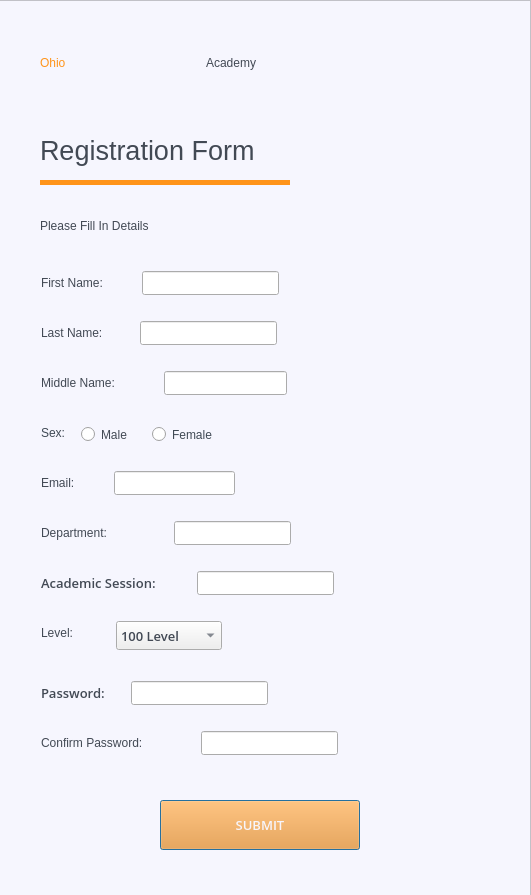
<?xml version="1.0" encoding="UTF-8"?>
<ui version="4.0">
 <class>Dialog</class>
 <widget class="QDialog" name="Dialog">
  <property name="geometry">
   <rect>
    <x>0</x>
    <y>0</y>
    <width>531</width>
    <height>895</height>
   </rect>
  </property>
  <property name="minimumSize">
   <size>
    <width>531</width>
    <height>895</height>
   </size>
  </property>
  <property name="maximumSize">
   <size>
    <width>531</width>
    <height>895</height>
   </size>
  </property>
  <property name="windowTitle">
   <string>Dialog</string>
  </property>
  <widget class="QFrame" name="frame">
   <property name="geometry">
    <rect>
     <x>-10</x>
     <y>0</y>
     <width>541</width>
     <height>901</height>
    </rect>
   </property>
   <property name="styleSheet">
    <string notr="true">
QWidget#frame{background-color: #f7f7f7ff;}</string>
   </property>
   <property name="frameShape">
    <enum>QFrame::StyledPanel</enum>
   </property>
   <property name="frameShadow">
    <enum>QFrame::Raised</enum>
   </property>
   <widget class="QLabel" name="label_3">
    <property name="geometry">
     <rect>
      <x>50</x>
      <y>110</y>
      <width>331</width>
      <height>81</height>
     </rect>
    </property>
    <property name="font">
     <font>
      <family>MS Shell Dlg 2</family>
      <pointsize>20</pointsize>
      <weight>50</weight>
      <italic>false</italic>
      <bold>false</bold>
     </font>
    </property>
    <property name="styleSheet">
     <string notr="true">color: rgb(66,73,84);
border-bottom-color: lineargradient(spread:pad, x1:0, y1:0, x2:1, y2:1, stop:1 rgba(246, 175, 63, 255));

font: 20pt &quot;MS Shell Dlg 2&quot;;</string>
    </property>
    <property name="text">
     <string>Registration Form</string>
    </property>
   </widget>
   <widget class="QLabel" name="label_4">
    <property name="geometry">
     <rect>
      <x>50</x>
      <y>180</y>
      <width>250</width>
      <height>5</height>
     </rect>
    </property>
    <property name="styleSheet">
     <string notr="true">background-color: rgb(255, 148, 26)</string>
    </property>
    <property name="text">
     <string/>
    </property>
   </widget>
   <widget class="QLabel" name="label_5">
    <property name="geometry">
     <rect>
      <x>50</x>
      <y>210</y>
      <width>181</width>
      <height>31</height>
     </rect>
    </property>
    <property name="styleSheet">
     <string notr="true">color: rgb(66,73,84);
font: 63 11pt &quot;Open Sans Semibold&quot;;
</string>
    </property>
    <property name="text">
     <string>Please Fill In Details</string>
    </property>
   </widget>
   <widget class="QPushButton" name="regbtn_sub">
    <property name="geometry">
     <rect>
      <x>170</x>
      <y>800</y>
      <width>200</width>
      <height>50</height>
     </rect>
    </property>
    <property name="styleSheet">
     <string notr="true">background-color: rgb(255, 148, 26);
color: #f7f7f7ff;
font: 10pt Open Sans Semibold;</string>
    </property>
    <property name="text">
     <string>SUBMIT</string>
    </property>
   </widget>
   <widget class="QWidget" name="layoutWidget">
    <property name="geometry">
     <rect>
      <x>50</x>
      <y>30</y>
      <width>325</width>
      <height>66</height>
     </rect>
    </property>
    <layout class="QHBoxLayout" name="horizontalLayout">
     <item>
      <widget class="QLabel" name="label_2">
       <property name="styleSheet">
        <string notr="true">font: 63 28pt &quot;Open Sans Semibold&quot;;
color: rgb(255,148,26)</string>
       </property>
       <property name="text">
        <string>Ohio</string>
       </property>
      </widget>
     </item>
     <item>
      <widget class="QLabel" name="label">
       <property name="styleSheet">
        <string notr="true">color: rgb(66,73,84);
font: 63 28pt &quot;Open Sans Semibold&quot;;</string>
       </property>
       <property name="text">
        <string>Academy</string>
       </property>
      </widget>
     </item>
    </layout>
   </widget>
   <widget class="QLabel" name="label_6">
    <property name="geometry">
     <rect>
      <x>51</x>
      <y>271</y>
      <width>94</width>
      <height>23</height>
     </rect>
    </property>
    <property name="styleSheet">
     <string notr="true">color: rgb(66, 73, 84);
font: 63 10pt &quot;Open Sans Semibold&quot;;</string>
    </property>
    <property name="text">
     <string>First Name:</string>
    </property>
   </widget>
   <widget class="QLineEdit" name="firstname_in">
    <property name="geometry">
     <rect>
      <x>152</x>
      <y>271</y>
      <width>137</width>
      <height>24</height>
     </rect>
    </property>
    <property name="maximumSize">
     <size>
      <width>600</width>
      <height>16777215</height>
     </size>
    </property>
    <property name="text">
     <string/>
    </property>
   </widget>
   <widget class="QLineEdit" name="lastname_in">
    <property name="geometry">
     <rect>
      <x>150</x>
      <y>321</y>
      <width>137</width>
      <height>24</height>
     </rect>
    </property>
   </widget>
   <widget class="QLabel" name="label_7">
    <property name="geometry">
     <rect>
      <x>51</x>
      <y>321</y>
      <width>92</width>
      <height>23</height>
     </rect>
    </property>
    <property name="styleSheet">
     <string notr="true">font: 63 10pt &quot;Open Sans Semibold&quot;;
color: rgb(66, 73, 84)</string>
    </property>
    <property name="text">
     <string>Last Name:</string>
    </property>
   </widget>
   <widget class="QLineEdit" name="middlename_in">
    <property name="geometry">
     <rect>
      <x>174</x>
      <y>371</y>
      <width>123</width>
      <height>24</height>
     </rect>
    </property>
   </widget>
   <widget class="QLabel" name="label_8">
    <property name="geometry">
     <rect>
      <x>51</x>
      <y>371</y>
      <width>116</width>
      <height>23</height>
     </rect>
    </property>
    <property name="styleSheet">
     <string notr="true">color: rgb(66, 73, 84);
font: 63 10pt &quot;Open Sans Semibold&quot;;
</string>
    </property>
    <property name="text">
     <string>Middle Name:</string>
    </property>
   </widget>
   <widget class="QLabel" name="label_9">
    <property name="geometry">
     <rect>
      <x>51</x>
      <y>421</y>
      <width>33</width>
      <height>23</height>
     </rect>
    </property>
    <property name="styleSheet">
     <string notr="true">font: 63 10pt &quot;Open Sans Semibold&quot;;
color: rgb(63, 73, 84);</string>
    </property>
    <property name="text">
     <string>Sex:</string>
    </property>
   </widget>
   <widget class="QRadioButton" name="female_radio">
    <property name="geometry">
     <rect>
      <x>162</x>
      <y>421</y>
      <width>87</width>
      <height>27</height>
     </rect>
    </property>
    <property name="styleSheet">
     <string notr="true">color: rgb(63, 73, 84);

font: 63 10pt &quot;Open Sans Semibold&quot;;</string>
    </property>
    <property name="text">
     <string>Female</string>
    </property>
   </widget>
   <widget class="QRadioButton" name="male_radio">
    <property name="geometry">
     <rect>
      <x>91</x>
      <y>423</y>
      <width>64</width>
      <height>23</height>
     </rect>
    </property>
    <property name="styleSheet">
     <string notr="true">border-color: rgb(66, 73, 84);
color:rgb(66, 73, 84);
font: 63 10pt &quot;Open Sans Semibold&quot;;</string>
    </property>
    <property name="text">
     <string>Male</string>
    </property>
   </widget>
   <widget class="QLabel" name="label_10">
    <property name="geometry">
     <rect>
      <x>51</x>
      <y>471</y>
      <width>66</width>
      <height>23</height>
     </rect>
    </property>
    <property name="styleSheet">
     <string notr="true">font: 63 10pt &quot;Open Sans Semibold&quot;;
color: rgb(66, 73, 84);</string>
    </property>
    <property name="text">
     <string>Email:    </string>
    </property>
   </widget>
   <widget class="QLineEdit" name="email_in">
    <property name="geometry">
     <rect>
      <x>124</x>
      <y>471</y>
      <width>121</width>
      <height>24</height>
     </rect>
    </property>
   </widget>
   <widget class="QLineEdit" name="department_in">
    <property name="geometry">
     <rect>
      <x>184</x>
      <y>521</y>
      <width>117</width>
      <height>24</height>
     </rect>
    </property>
   </widget>
   <widget class="QLabel" name="label_11">
    <property name="geometry">
     <rect>
      <x>51</x>
      <y>521</y>
      <width>126</width>
      <height>23</height>
     </rect>
    </property>
    <property name="styleSheet">
     <string notr="true">font: 63 10pt &quot;Open Sans Semibold&quot;;
color: rgb(66, 73, 84);
</string>
    </property>
    <property name="text">
     <string>Department:     </string>
    </property>
   </widget>
   <widget class="QLabel" name="label_12">
    <property name="geometry">
     <rect>
      <x>51</x>
      <y>571</y>
      <width>149</width>
      <height>23</height>
     </rect>
    </property>
    <property name="styleSheet">
     <string notr="true">color: rgb(66, 73, 84);
font: 10pt Open Sans Semibold;</string>
    </property>
    <property name="text">
     <string>Academic Session:</string>
    </property>
   </widget>
   <widget class="QLineEdit" name="schoolsession_in">
    <property name="geometry">
     <rect>
      <x>207</x>
      <y>571</y>
      <width>137</width>
      <height>24</height>
     </rect>
    </property>
   </widget>
   <widget class="QLabel" name="label_13">
    <property name="geometry">
     <rect>
      <x>51</x>
      <y>621</y>
      <width>68</width>
      <height>23</height>
     </rect>
    </property>
    <property name="styleSheet">
     <string notr="true">color: rgb(66, 73, 84);

font: 63 10pt &quot;Open Sans Semibold&quot;;</string>
    </property>
    <property name="text">
     <string>Level:     </string>
    </property>
   </widget>
   <widget class="QComboBox" name="selection_combo">
    <property name="geometry">
     <rect>
      <x>126</x>
      <y>621</y>
      <width>106</width>
      <height>29</height>
     </rect>
    </property>
    <property name="styleSheet">
     <string notr="true">font: 10pt Open Sans Semibold;
color: rgb(66, 73, 84);
</string>
    </property>
    <item>
     <property name="text">
      <string>100 Level</string>
     </property>
    </item>
    <item>
     <property name="text">
      <string>200 Level</string>
     </property>
    </item>
    <item>
     <property name="text">
      <string>300 Level</string>
     </property>
    </item>
    <item>
     <property name="text">
      <string>400 Level</string>
     </property>
    </item>
    <item>
     <property name="text">
      <string>500 Level</string>
     </property>
    </item>
   </widget>
   <widget class="QLabel" name="label_14">
    <property name="geometry">
     <rect>
      <x>51</x>
      <y>681</y>
      <width>83</width>
      <height>23</height>
     </rect>
    </property>
    <property name="styleSheet">
     <string notr="true">font: 10pt Open Sans Semibold;
color: rgb(66, 73, 84);</string>
    </property>
    <property name="text">
     <string>Password:</string>
    </property>
   </widget>
   <widget class="QLineEdit" name="password_in">
    <property name="geometry">
     <rect>
      <x>141</x>
      <y>681</y>
      <width>137</width>
      <height>24</height>
     </rect>
    </property>
   </widget>
   <widget class="QLabel" name="label_15">
    <property name="geometry">
     <rect>
      <x>51</x>
      <y>731</y>
      <width>153</width>
      <height>23</height>
     </rect>
    </property>
    <property name="styleSheet">
     <string notr="true">font: 63 10pt &quot;Open Sans Semibold&quot;;
color: rgb(66, 73, 84);</string>
    </property>
    <property name="text">
     <string>Confirm Password:</string>
    </property>
   </widget>
   <widget class="QLineEdit" name="confirmpass_in">
    <property name="geometry">
     <rect>
      <x>211</x>
      <y>731</y>
      <width>137</width>
      <height>24</height>
     </rect>
    </property>
   </widget>
  </widget>
 </widget>
 <resources/>
 <connections/>
</ui>
